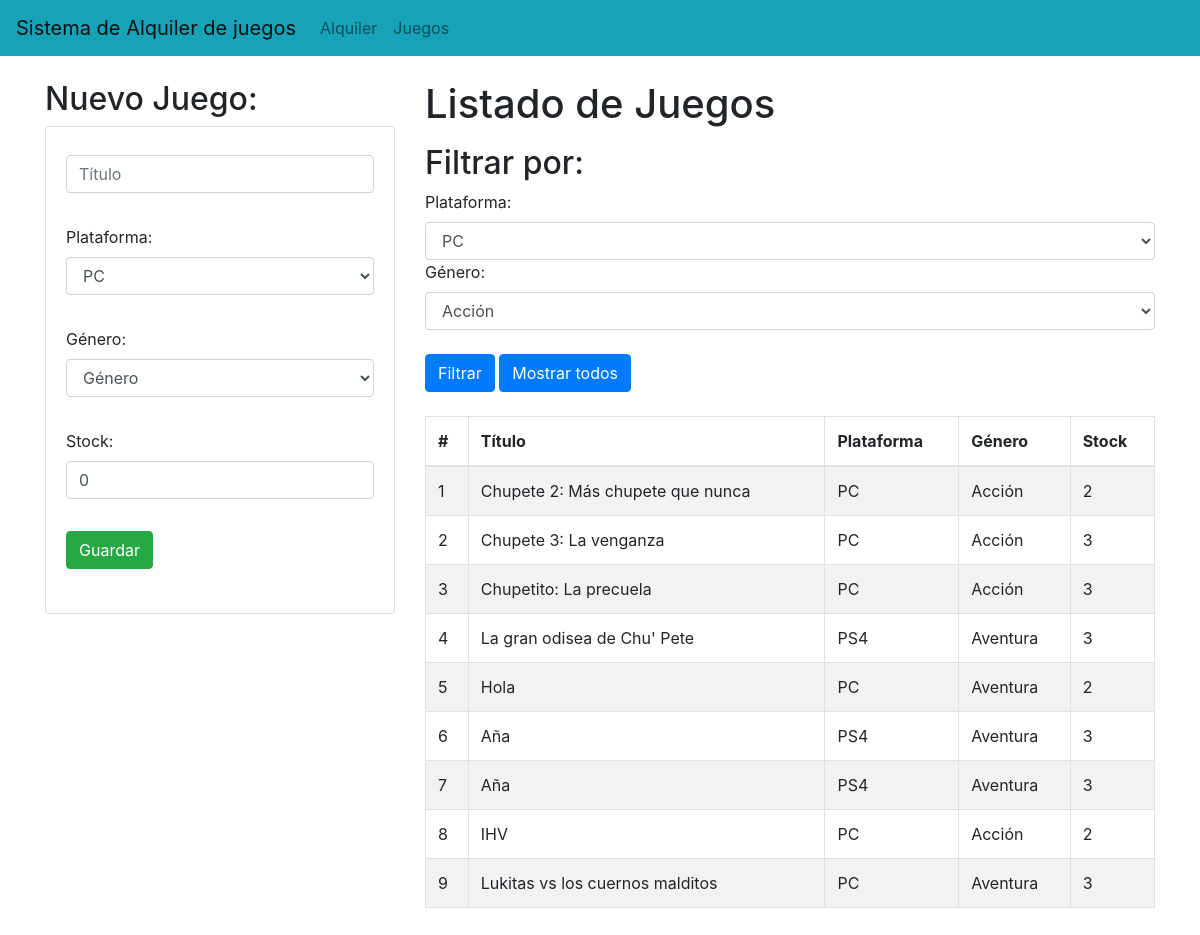
Page /todoslosjuegos/ on the earlier database version.
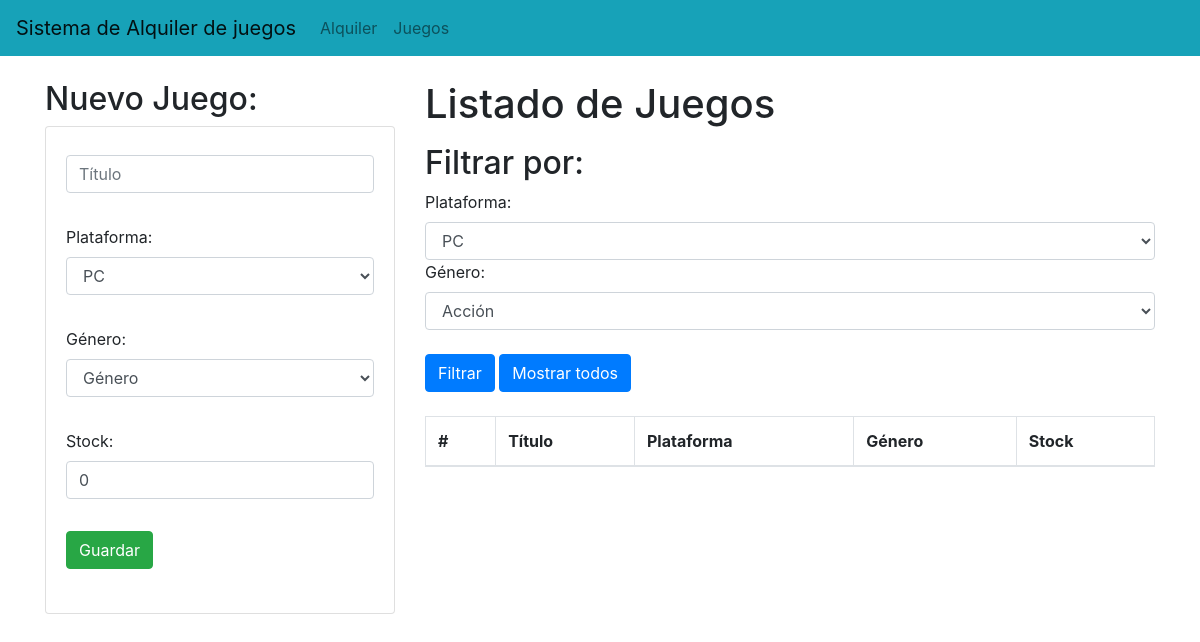
Same page on the later database version.
### app_alquiler/models.py (models this page shows, shortened)
class Videojuego(models.Model):
    titulo = models.CharField(max_length=200)
    plataforma = models.ForeignKey(Plataforma, on_delete=models.CASCADE)
    genero = models.ForeignKey(Genero, on_delete=models.CASCADE)
    stock = models.PositiveIntegerField()

class Plataforma(models.Model):
    nombre = models.CharField(max_length=100)

class Genero(models.Model):
    nombre = models.CharField(max_length=100)

### app_alquiler/views.py (the view)
# urls.py: path('todoslosjuegos/', views.todoslosjuegos, name='todos'),
def todoslosjuegos(request):
    videojuegos = Videojuego.objects.all()
    plataformas = Plataforma.objects.all()
    generos = Genero.objects.all()
    if request.GET.get('plataforma'):
        videojuegos = videojuegos.filter(plataforma__id=request.GET.get('plataforma'))
    if request.GET.get('generosel'):
        videojuegos = videojuegos.filter(genero__id=request.GET.get('generosel'))
    return render(request, 'juegos.html', {'videojuegos': videojuegos, 'plataformas': plataformas, 'generos': generos})

### app_alquiler/templates/juegos.html (shortened to what the changed rows need)
{% extends "./base.html" %}
{% block content %}
    <div class="row">
        <div class="col-sm-12 col-md-6 col-lg-4 col-xl-4">
            <h2>Nuevo Juego:</h2>
        </div>
        <div class="col-sm-12 col-md-6 col-lg-8 col-xl-8">
            <div class="table-responsive">
                <h1>Listado de Juegos</h1>
                <div class="form-group py-2">
                    <h2>Filtrar por:</h2>
                </div>
                <table class="table table-striped table-bordered table-hover py-2">
                    <thead>
                        <tr>
                            <th>#</th>
                            <th>Título</th>
                            <th>Plataforma</th>
                            <th>Género</th>
                            <th>Stock</th>
                        </tr>
                    </thead>
                    <tbody>
                        {% for videojuego in videojuegos %}
                            <tr>
                                <td>{{ forloop.counter }}</td>
                                <td>{{ videojuego.titulo }}</td>
                                <td>{{ videojuego.plataforma.nombre }}</td>
                                <td>{{ videojuego.genero.nombre }}</td>
                                <td>{{ videojuego.stock }}</td>
                            </tr>
                        {% endfor %}
                    </tbody>
                </table>
            </div>
        </div>
    </div>
{% endblock %}

Differences in the rows shown:
removed Videojuego: titulo "Chupete 2: Más chupete que nunca", plataforma.nombre "PC", genero.nombre "Acción", stock "2"
removed Videojuego: titulo "Chupete 3: La venganza", plataforma.nombre "PC", genero.nombre "Acción", stock "3"
removed Videojuego: titulo "Chupetito: La precuela", plataforma.nombre "PC", genero.nombre "Acción", stock "3"
removed Videojuego: titulo "La gran odisea de Chu' Pete", plataforma.nombre "PS4", genero.nombre "Aventura", stock "3"
removed Videojuego: titulo "Hola", plataforma.nombre "PC", genero.nombre "Aventura", stock "2"
removed Videojuego: titulo "Aña", plataforma.nombre "PS4", genero.nombre "Aventura", stock "3"
removed Videojuego: titulo "Aña", plataforma.nombre "PS4", genero.nombre "Aventura", stock "3"
removed Videojuego: titulo "IHV", plataforma.nombre "PC", genero.nombre "Acción", stock "2"
removed Videojuego: titulo "Lukitas vs los cuernos malditos", plataforma.nombre "PC", genero.nombre "Aventura", stock "3"
